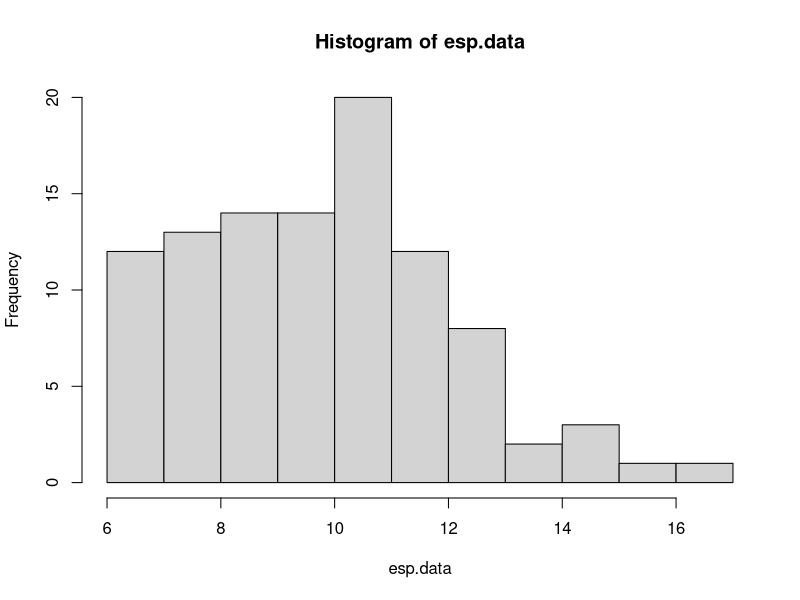
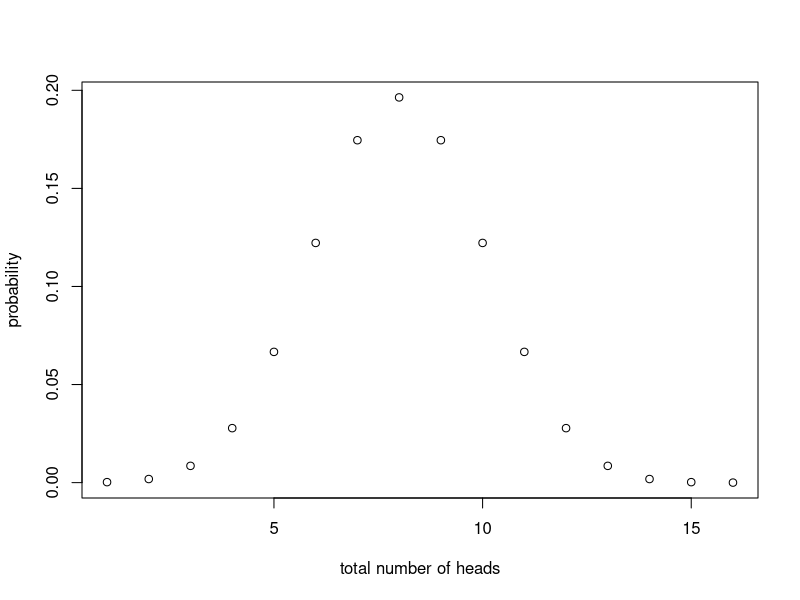
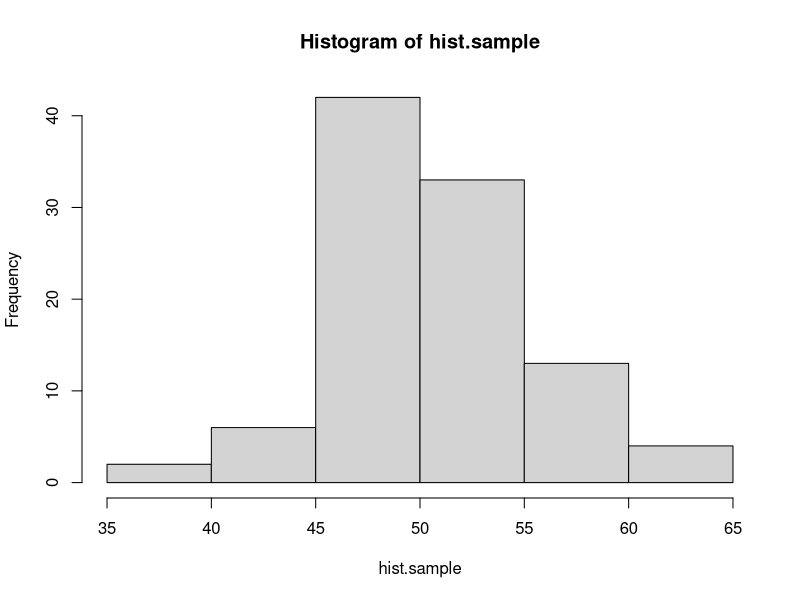
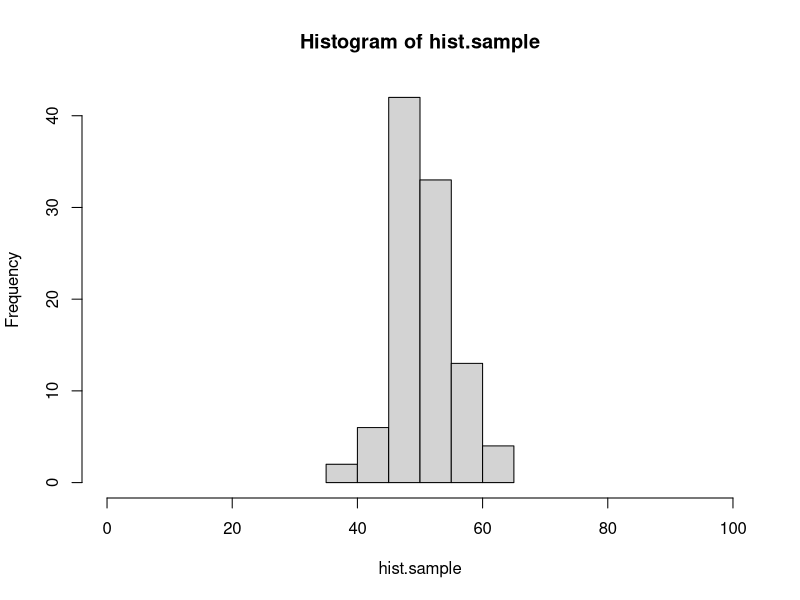
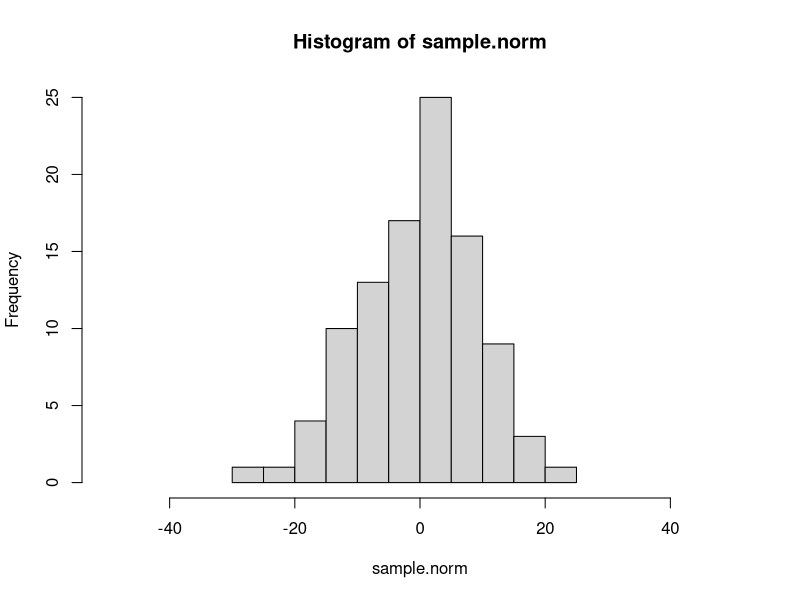
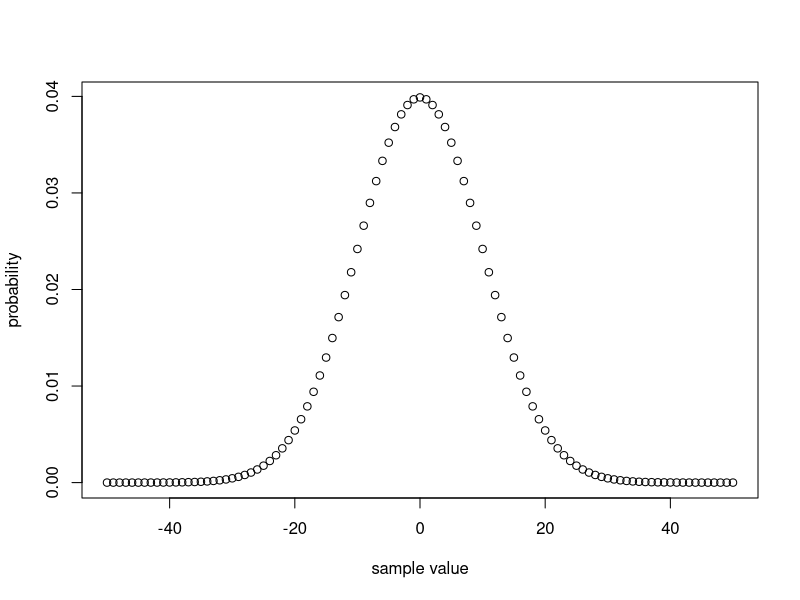

Write the R code that produced these figures, in order. (Note: this script raises an error after producing the figures.)
#### practice with probability distributions ####

# calculating the likelihood requires understanding how to work
# with probability distributions. let's start with the binomial
# distribution.

# the binomial distribution describes the number of "success" in
# some number of "trials" given some probability of success. it 
# is the "coin flipping" distribution. 

# in R, we can draw a sample from a binomial distribution with rbinom()
# this isn't the first time you've seen rbinom, but here it is again, 
# with the parameters spelled out. you can try changing these to explore
# how the function works.

number.of.samples <- 2
number.of.trials.per.sample <- 10
probability.of.success <- 0.7

rbinom(number.of.samples, number.of.trials.per.sample, probability.of.success)

# below, use rbinom to create sample data for the following scenario.
# an experiment tests whether subjects have ESP. 100 subjects are each given
# the opportunity to predict whether a randomly generated number is odd or even.
# each subject makes 20 guesses.
# of course, ESP doesn't exist, so the probability of a successful guess is 0.50.
# store the result in a vector called esp.data

esp.data <- rbinom(100, 20, 0.5)

# a quick way to visualize a distribution is with the hist() function:
hist(esp.data)

# what if we want to know the probability of someone getting exactly 10 guesses
# correct out of 20, if they are randomly guessing? for that we use the density
# function of the binomial: dbinom()

value.to.check <- 10
number.of.trials <- 20
probability.of.success <- 0.5

dbinom(value.to.check, number.of.trials, probability.of.success)

# use dbinom to find out the probability of someone answering 87 out of 100
# questions correctly, if they have a 0.9 probability of giving a correct answer
# for each individual question.

dbinom(87, 100, 0.9)

# with dbinom, you can use a vector as the first argument, to check the probability
# of multiple values at the same time:

values <- c(3, 4, 5)
dbinom(values, 8, 0.5)

# using this shortcut, *plot* the full distribution (probability mass function)
# for flipping 16 fair coins, counting the total number of heads.
# hint: create one vector for the different possible outcomes
#       then use dbinom to calculate the probability of all of the elements in the vector

possible.head.count <- c(1:16)
head.count.distribution <- dbinom(possible.head.count, 16, 0.5)
plot(possible.head.count, head.count.distribution, xlim=c(1,16), xlab = "total number of heads", ylab = "probability")

# quick detour #

# here's a quick tip about plot() or hist()
# if you want to change the range on the x-axis, you can use the xlim argument:

hist.sample <- rbinom(100, 100, 0.5)
hist(hist.sample)
hist(hist.sample, xlim=c(0,100)) # compare this plot to the line above.

# the normal distribution ##

# normal (gaussian) distributions are characterized by two parameters: mean and standard deviation
# the mean is the the location of the peak of the distribution, and the sd controls the width.
# the smaller the sd, the more peaked the distribution is in the center.

# like the binomial, there are rnorm() and dnorm() functions.

# generate 100 samples from a normal distribution with mean 0 and standard deviation 10.
# then use hist() to create a histogram of these samples.

sample.norm <- rnorm(100, mean=0, sd=10)
hist(sample.norm, xlim=c(-50,50))

# now plot the probability density function of this distribution.
# use the same strategy as you did above with the binomial to find the density of the normal
# distribution with mean 0 and sd 10 for values between -50 and 50. the distribution is continuous
# so, choose a reasonably small step size between values (remember the seq() function).

possible.sample.values <- seq(from = -50, to = 50, by=1)
sample.value.distribution <- dnorm(possible.sample.values, mean = 0, sd=10)
plot(possible.sample.values, sample.value.distribution, xlab = "sample value", ylab = "probability")

#### practice calculating likelihoods ####

# here's some data from 10 participants in an ESP experiment like the one described
# above. each subject had 20 guesses. the number of correct guesses is reported.

esp.practice.data <- data.frame(subject=1:10, n.correct=c(11,10,6,10,6,12,10,8,9,11))

# calculate the likelihood (regular, not log) for this data for three different values
# of the probability of success parameter: 0.4, 0.5, and 0.6.
# hint: prod() will multiple all elements of a vector together.

probability.of.correct <- c(0.4, 0.5, 0.6)
likelihood <- mapply(function(x) {
  likelihood.distribution <- dbinom(esp.practice.data$n.correct, 20, x)
  likelihood.data <- prod(likelihood.distribution)
  print(likelihood.data)
}, probability.of.correct)

probability.data <- data.frame(probability.of.correct, likelihood)

# which parameter value of those options is most likely?

probability.data[which(probability.data$likelihood==max(probability.data$likelihood)),]
#0.5

# here is a sample of response times for a single subject from a rapid decision making experiment.
rt.sample <- c(391.5845, 411.9970, 358.6373, 505.3099, 616.2892, 481.0751, 422.3132, 511.7213, 205.2692, 522.3433, 370.1850,
               517.4617, 332.3344, 316.8760, 395.5431, 231.7831, 399.8646, 238.9064, 299.7924, 474.7512, 271.6326, 423.4861,
               379.7867, 212.7789, 233.8291, 472.4591, 534.2131, 453.9655, 408.3443, 352.3001)

# calculate the **log** likelihood for this data assuming that it is generated by a normal
# distribution for each of the following parameters. 
# hint: sum() adds the numbers in a vector. log() is the natural log function, or log=T for dnorm().

log.like <-c(1:6)
# 1) mean 350, sd 50
log.like[1] <- sum(dnorm(rt.sample, mean = 350, sd = 50, log = TRUE))

# 2) mean 400, sd 50
log.like[2] <- sum(dnorm(rt.sample, mean = 400, sd = 50, log = TRUE))

# 3) mean 450, sd 50
log.like[3] <- sum(dnorm(rt.sample, mean = 450, sd = 50, log = TRUE))

# 4) mean 350, sd 100
log.like[4] <- sum(dnorm(rt.sample, mean = 350, sd = 100, log = TRUE))

# 5) mean 400, sd 100
log.like[5] <- sum(dnorm(rt.sample, mean = 400, sd = 100, log = TRUE))

# 6) mean 450, sd 100
log.like[6] <- sum(dnorm(rt.sample, mean = 450, sd = 100, log = TRUE))

# which parameter set has the highest likelihood?

mean <- rep(c(350,400,450),2)
sd <- rep(c(50,100), each=3)
log.like.data <- data.frame(mean,sd,log.like)
log.like.data[which(log.like.data$log.like==max(log.like.data$log.like)),]
#   mean  sd  log.like
#5  400  100  -182.5699

# here is a set of data for a subject in a categorization experiment, modeled with GCM.
# calculate the log likelihood of the parameters in the model (which i am not showing you).
# the point here is to know what to do when the model gives you a predicted probability
# of a response, and the data is either that response or not that response.
# hint: add a new column indicating the likelihood of each response, using mapply. then convert to log and add.
# if you do this correctly, the answer is -10.84249.

gcm.practice.data <- data.frame(correct.response = c(T, T, T, T, F, T, T, F, T, T, T, F, F, T, T, F, T, T, T, T),
                                gcm.probability.correct = c(0.84, 0.80, 0.84, 0.80, 0.79, 0.86, 0.89, 0.87, 0.69, 0.85, 0.75,
                                                            0.74, 0.82, 0.85, 0.87, 0.69, 0.83, 0.87, 0.80, 0.76))
gcm.practice.data$likelihood <- mapply(function(correct, probability){
  if (correct == TRUE) {
    likelihood <- probability
  } else {
    likelihood <- 1-probability
    }
  return(likelihood)
}, gcm.practice.data$correct.response, gcm.practice.data$gcm.probability.correct)

gcm.practice.data$log.likelihood <- mapply(function(x){
  return(log(x))
}, gcm.practice.data$likelihood)

sum(gcm.practice.data$log.likelihood)

#### maximum likelihood estimation ####

# the same search strategies we used for parameter fitting with rmse can be used with likelihoods,
# including grid search.

# here are the number of correct responses each subject gave in an experiment in which they had to
# decide if two images were the same or different. there were 40 trials for each subject
same.diff.data <- c(32, 29, 31, 34, 26, 29, 31, 34, 29, 31, 30, 29, 31, 34, 33, 27, 32, 29, 29, 27)

# we can model this experiment's data as 40 coin flips for each subject. use grid search to plot the likelihood
# function for values of theta (probability of a correct response) between 0.5 and 0.9, in steps of 0.01.
# start by writing a function that calculates the likelihood (not log) for the entire set of data given a value of theta.

likelihood <- function(x) {
  likelihood.distribution <- dbinom(same.diff.data, 40, x)
  likelihood.data <- prod(likelihood.distribution)
  print(likelihood.data)
}

# then use sapply to run the function for each possible value of theta in the set. use seq() to generate the
# set of possible values. plot the set of values on the x axis and the corresponding likelihoods on the y axis.

same.diff <- data.frame(theta)
theta = seq(from = 0.5, to = 0.9, by = 0.01)
same.diff$likelihood <- sapply(theta, likelihood)

same.diff[which(same.diff$likelihood==max(same.diff$likelihood)),]
#    theta   likelihood
#27  0.76 1.641521e-20

# the "true" underlying value i used to generate the data was 0.75. does that match up with the grid search?
# It doesn't match up exactly.. why??
# But it's close. Maybe there's a limit to the precision?

## mle with optim()

# in this section, you'll do model recovery for a descriptive model of the linear relationship 
# between two continuous variables.

# let's assume that variable y is a linear function of variable x, such that:
# y = 4 + 0.8x

# create a vector of x values from 0 to 100, and the corresponding vector of y values,
# then plot these with x values on the x axis, and y values on the y axis.

x <- c(0:100)
y <- 4 + 0.8*x
plot(x = x, y = y)

# now let's assume that the relationship between x and y isn't perfect. there's a bit of random
# noise. add a random sample from a normal distribution with mean 0 and sd 10 to each y value.
# hint: there are 101 y values, so you need 101 samples.

y.noise <- rnorm(101, mean=0, sd=10)

# plot the data again, with the new noisy y values.

plot(x = x, y = y + y.noise)

# there are three parameter values that control this plot,
# the intercept of the line: 4
# the slope of the line: 0.8
# the sd of the normal distribution: 10

# say that we observe a point of data, x = 20 and y = 27.
# the linear equation, y <- 4 + 0.8*x, predicts that when x is 20 y should also be 20.
4 + 0.8*20

# our model of this data assumes that the relationship is not perfect.
# we assume that there is noise so that when x is 20, the most likely value of y should be 4 + 0.8*x,
# but other values of y are possible. we describe the probability of different values of y with a normal
# distribution. when x is 20, then the normal distribution of y values is centered on 20, because the line
# says that y is 4 + 0.8x. using the normal distribution is helpful because it gives us a way to quantify
# how likely a value of 19 is compared to a value of 16, when x is 20.

# here's an example
x.observed <- 20
y.predicted <- 4 + 0.8*x.observed

# to find out the probability of y.observed=20, use dnorm()
# the mean of the normal distribution should be y.predicted (the distribution is centered on the line)
# and the sd of the normal is a parameter we will estimate, but for the demo below, is set to 10.
y.observed <- 20
dnorm(y.observed, y.predicted, 10)

# write the code to see how likely it is that y will be 33 when x is 29? (assuming sd = 10)
# the correct answer is 0.03371799...

x.observed <- 29
y.predicted <- 4 + 0.8*x.observed
y.observed <- 33
dnorm(y.observed, y.predicted, 10)

# now generalize your solution to compute the likelihood of each value of y that you generated above.
# in other words, write the code that takes a vector of x and y values, and returns the probability
# of each pair given that the relationship between x and y is y <- 4 + 0.8*x and the normal distribution has an sd of 10.

likelihood.calculator <- function(x, y){
  likelihood <- dnorm(y, y.predicted, 10)
  return(likelihood)
}

x.observed <- c(0:100)
y.predicted <- 4 + 0.8*x.observed
y.observed <- rnorm(101, mean=y.predicted, sd=10)

likelihood.data <- likelihood.calculator(x.observed, y.observed)

# now generalize your solution one step further. write a function that takes in a vector of parameters,
# where parameters[1] is the intercept, parameters[2] is the slope, and parameters[3] is the sd of the normal,
# and returns the total **negative log likelihood**. remember, we want the negative log likelihood because
# optim() will find the set of parameters that minimizes a function.

linear.model.error <- function(parameters){
  b <- parameters[1]
  m <- parameters[2]
  
  predicted.y <- b + m*x
  
  sq.error <- (y - predicted.y)^2
  rmse <- sqrt(mean(sq.error))
  
  return(rmse)
}

fit <- optim(c(1,1), linear.model.error, method="Nelder-Mead")

likelihood.fitness <- function(parameters){
  intercept <- parameters[1]
  slope <- parameters[2]
  sd.norm <- parameters[3]
  
  x.observed <- c(0:100)
  y.predicted <- intercept + slope*x.observed
  y.observed <- rnorm(101, mean = y.predicted, sd = sd.norm)
  
  for(i in 1:101){
  if(sd.norm > 0){
  log.likelihood[i] <- dnorm(y.observed[i], y.predicted[i], sd.norm, log=T)
  } else {
    log.likelihood[i]=NA
  }
  }
  
  log.likelihood.data <- sum(log.likelihood)
  return(-1*log.likelihood.data)
}

fit <- optim(c(0.1,0.1,0.1), likelihood.fitness, method="Nelder-Mead")
print(fit)
# answer needed here.
#questions here!!! Why does it now work

# use optim() and Nelder-Mead to search for the best fitting parameters. remember to ensure that sd > 0
# and return NA if it is not.

# answer needed here.

# finally, plot the best fitting line on your points by using the abline() function, and the parameters that optim() found.

# answer needed here.